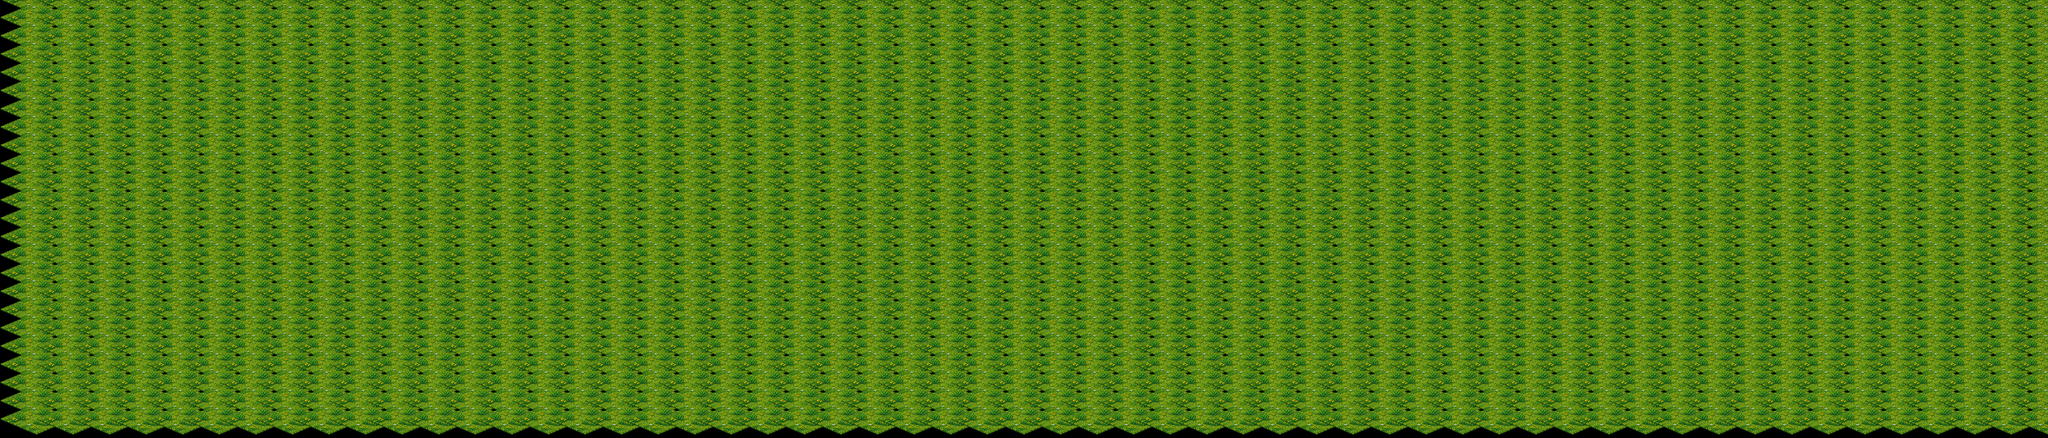

The image is a tile-based game level rendered from a .tmx file. Its description and complete source (layers, tilesets, objects, tile grids) follow:
An orthogonal 56x24 tile map with 64x32 px tiles, 1 tile layer (suelo).

<map version="1.10" tiledversion="1.10.2" orientation="orthogonal" renderorder="right-down" width="56" height="24" tilewidth="64" tileheight="32" infinite="0" nextlayerid="2" nextobjectid="1">
 <tileset firstgid="1" name="terreno_mundo" tilewidth="128" tileheight="64" tilecount="76" columns="8">
  <image source="../textures/terreno_mundo.png" width="1024" height="640" />
  <tile id="13">
   <properties>
    <property name="collision" type="bool" value="true" />
   </properties>
  </tile>
  <tile id="30">
   <properties>
    <property name="collision" type="bool" value="true" />
   </properties>
  </tile>
  <tile id="35">
   <properties>
    <property name="collision" type="bool" value="true" />
   </properties>
  </tile>
 </tileset>
 <layer id="1" name="suelo" width="56" height="24">
  <data encoding="csv">
1,1,1,1,1,1,1,1,1,1,1,1,1,1,1,1,1,1,1,1,1,1,1,1,1,1,1,1,1,1,1,1,1,1,1,1,1,1,1,1,1,1,1,1,1,1,1,1,1,1,1,1,1,1,1,1,1,1,1,1,1,1,1,1,1,1,1,1,1,1,1,1,1,1,1,1,1,1,1,1,1,1,1,1,1,1,1,1,1,1,1,1,1,1,1,1,1,1,1,1,1,1,1,1,1,1,1,1,1,1,1,1,1,1,1,1,1,1,1,1,1,1,1,1,1,1,1,1,1,1,1,1,1,1,1,1,1,1,1,1,1,1,1,1,1,1,1,1,1,1,1,1,1,1,1,1,1,1,1,1,1,1,1,1,1,1,1,1,1,1,1,1,1,1,1,1,1,1,1,1,1,1,1,1,1,1,1,1,1,1,1,1,1,1,1,1,1,1,1,1,1,1,1,1,1,1,1,1,1,1,1,1,1,1,1,1,1,1,1,1,1,1,1,1,1,1,1,1,1,1,1,1,1,1,1,1,1,1,1,1,1,1,1,1,1,1,1,1,1,1,1,1,1,1,1,1,1,1,1,1,1,1,1,1,1,1,1,1,1,1,1,1,1,1,1,1,1,1,1,1,1,1,1,1,1,1,1,1,1,1,1,1,1,1,1,1,1,1,1,1,1,1,1,1,1,1,1,1,1,1,1,1,1,1,1,1,1,1,1,1,1,1,1,1,1,1,1,1,1,1,1,1,1,1,1,1,1,1,1,1,1,1,1,1,1,1,1,1,1,1,1,1,1,1,1,1,1,1,1,1,1,1,1,1,1,1,1,1,1,1,1,1,1,1,1,1,1,1,1,1,1,1,1,1,1,1,1,1,1,1,1,1,1,1,1,1,1,1,1,1,1,1,1,1,1,1,1,1,1,1,1,1,1,1,1,1,1,1,1,1,1,1,1,1,1,1,1,1,1,1,1,1,1,1,1,1,1,1,1,1,1,1,1,1,1,1,1,1,1,1,1,1,1,1,1,1,1,1,1,1,1,1,1,1,1,1,1,1,1,1,1,1,1,1,1,1,1,1,1,1,1,1,1,1,1,1,1,1,1,1,1,1,1,1,1,1,1,1,1,1,1,1,1,1,1,1,1,1,1,1,1,1,1,1,1,1,1,1,1,1,1,1,1,1,1,1,1,1,1,1,1,1,1,1,1,1,1,1,1,1,1,1,1,1,1,1,1,1,1,1,1,1,1,1,1,1,1,1,1,1,1,1,1,1,1,1,1,1,1,1,1,1,1,1,1,1,1,1,1,1,1,1,1,1,1,1,1,1,1,1,1,1,1,1,1,1,1,1,1,1,1,1,1,1,1,1,1,1,1,1,1,1,1,1,1,1,1,1,1,1,1,1,1,1,1,1,1,1,1,1,1,1,1,1,1,1,1,1,1,1,1,1,1,1,1,1,1,1,1,1,1,1,1,1,1,1,1,1,1,1,1,1,1,1,1,1,1,1,1,1,1,1,1,1,1,1,1,1,1,1,1,1,1,1,1,1,1,1,1,1,1,1,1,1,1,1,1,1,1,1,1,1,1,1,1,1,1,1,1,1,1,1,1,1,1,1,1,1,1,1,1,1,1,1,1,1,1,1,1,1,1,1,1,1,1,1,1,1,1,1,1,1,1,1,1,1,1,1,1,1,1,1,1,1,1,1,1,1,1,1,1,1,1,1,1,1,1,1,1,1,1,1,1,1,1,1,1,1,1,1,1,1,1,1,1,1,1,1,1,1,1,1,1,1,1,1,1,1,1,1,1,1,1,1,1,1,1,1,1,1,1,1,1,1,1,1,1,1,1,1,1,1,1,1,1,1,1,1,1,1,1,1,1,1,1,1,1,1,1,1,1,1,1,1,1,1,1,1,1,1,1,1,1,1,1,1,1,1,1,1,1,1,1,1,1,1,1,1,1,1,1,1,1,1,1,1,1,1,1,1,1,1,1,1,1,1,1,1,1,1,1,1,1,1,1,1,1,1,1,1,1,1,1,1,1,1,1,1,1,1,1,1,1,1,1,1,1,1,1,1,1,1,1,1,1,1,1,1,1,1,1,1,1,1,1,1,1,1,1,1,1,1,1,1,1,1,1,1,1,1,1,1,1,1,1,1,1,1,1,1,1,1,1,1,1,1,1,1,1,1,1,1,1,1,1,1,1,1,1,1,1,1,1,1,1,1,1,1,1,1,1,1,1,1,1,1,1,1,1,1,1,1,1,1,1,1,1,1,1,1,1,1,1,1,1,1,1,1,1,1,1,1,1,1,1,1,1,1,1,1,1,1,1,1,1,1,1,1,1,1,1,1,1,1,1,1,1,1,1,1,1,1,1,1,1,1,1,1,1,1,1,1,1,1,1,1,1,1,1,1,1,1,1,1,1,1,1,1,1,1,1,1,1,1,1,1,1,1,1,1,1,1,1,1,1,1,1,1,1,1,1,1,1,1,1,1,1,1,1,1,1,1,1,1,1,1,1,1,1,1,1,1,1,1,1,1,1,1,1,1,1,1,1,1,1,1,1,1,1,1,1,1,1,1,1,1,1,1,1,1,1,1,1,1,1,1,1,1,1,1,1,1,1,1,1,1,1,1,1,1,1,1,1,1,1,1,1,1,1,1,1,1,1,1,1,1,1,1,1,1,1,1,1,1,1,1,1,1,1,1,1,1,1,1,1,1,1,1,1,1,1,1,1,1,1,1,1,1,1,1,1,1,1,1,1,1,1,1,1,1,1,1,1,1,1,1,1,1,1,1,1,1,1,1,1,1,1,1,1,1,1,1,1,1,1,1,1,1,1,1,1,1,1,1,1,1,1,1,1,1,1,1,1,1,1,1,1,1,1,1,1,1,1,1,1,1,1,1,1,1,1,1,1,1,1,1,1,1,1,1,1,1,1,1,1,1,1,1,1,1,1,1,1,1,1,1,1,1,1,1,1,1,1,1,1,1,1,1,1,1,1,1,1,1,1,1,1,1,1,1,1,1,1,1
</data>
 </layer>
</map>
